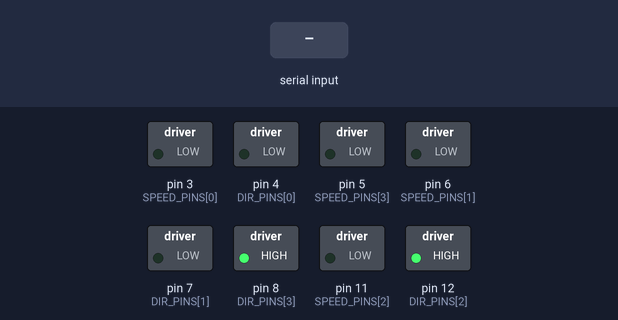
Recording of a sketch running on a simulated Arduino Uno, built with avr-gcc and run on an emulated ATmega328P. Parts: switched loads named in the sketch (green lamp = pin HIGH). The inputs (shaded band) are chosen by the test bench. What the sketch prints to the serial monitor is not drawn.

Above: at 1.2 s.
1.3 s: "90;45;200\n" received over Serial
At 1.7 s:
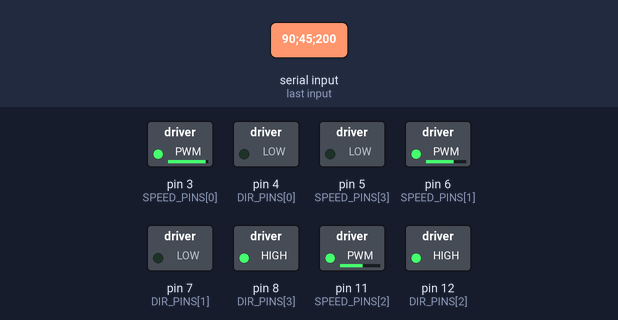
2.8 s: "30;150;10\n" received over Serial
At 4.0 s:
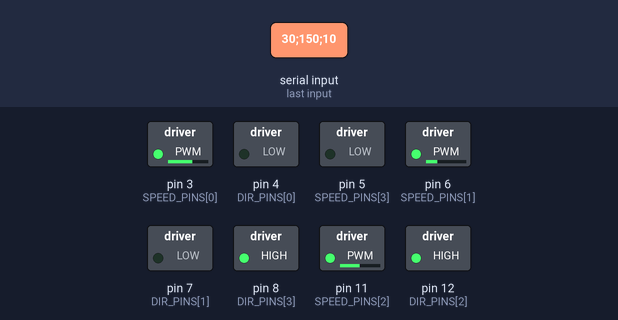
4.3 s: "90;45\n" received over Serial
At 5.0 s:
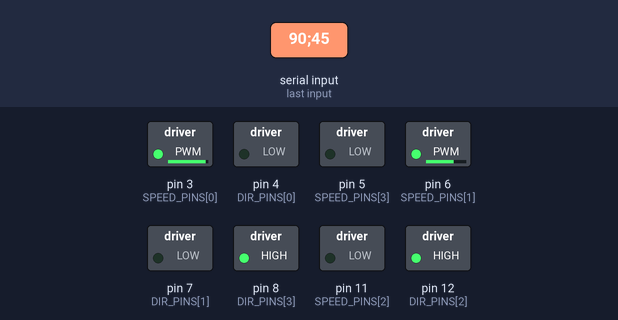
5.8 s: "30;150\n" received over Serial
At 6.2 s:
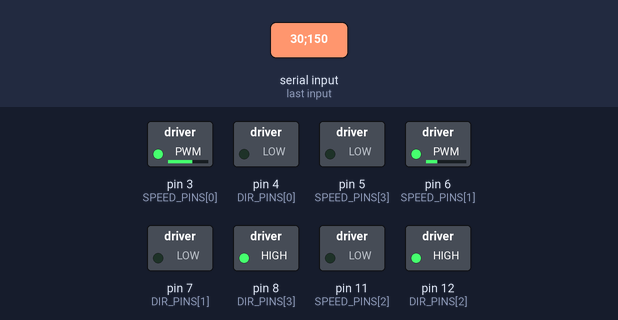
7.3 s: "5\n" received over Serial
At 8.3 s:
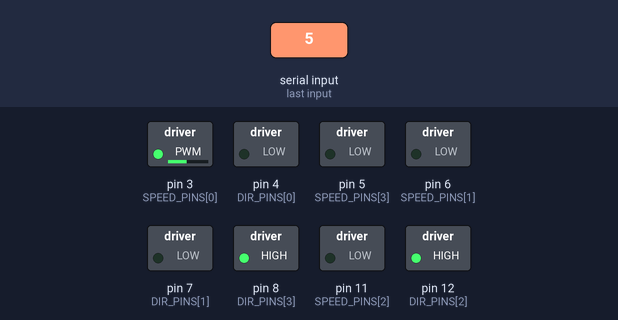
8.8 s: "90\n" received over Serial
At 9.5 s:
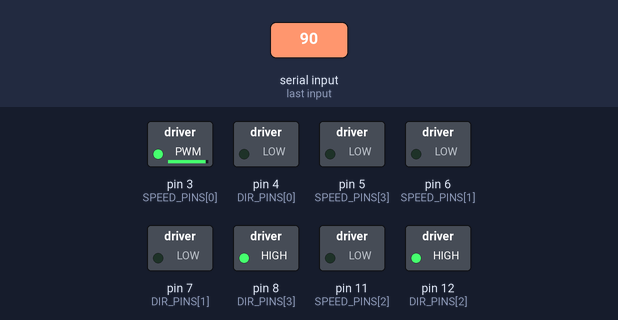
Timing chart, 0 to 11.3 s (numbered marks = the images above; inputs shaded):
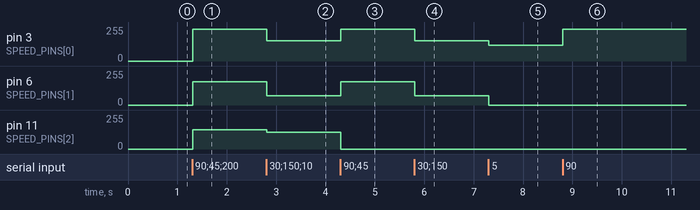

Measured:
- after the input at 1.3 s, pin 3 (SPEED_PINS[0]): 0/255 → 240/255 at once; pin 6 (SPEED_PINS[1]): 0/255 → 175/255 at once; pin 11 (SPEED_PINS[2]): 0/255 → 144/255 at once
- after the input at 2.8 s, pin 3 (SPEED_PINS[0]): 240/255 → 153/255 at once; pin 6 (SPEED_PINS[1]): 175/255 → 71/255 at once; pin 11 (SPEED_PINS[2]): 144/255 → 124/255 at once
- after the input at 4.3 s, pin 3 (SPEED_PINS[0]): 153/255 → 240/255 at once; pin 6 (SPEED_PINS[1]): 71/255 → 175/255 at once; pin 11 (SPEED_PINS[2]): 124/255 → 0/255 at once
- after the input at 5.8 s, pin 3 (SPEED_PINS[0]): 240/255 → 153/255 at once; pin 6 (SPEED_PINS[1]): 175/255 → 71/255 at once
- after the input at 7.3 s, pin 3 (SPEED_PINS[0]): 153/255 → 117/255 at once; pin 6 (SPEED_PINS[1]): 71/255 → 0/255 at once
- after the input at 8.8 s, pin 3 (SPEED_PINS[0]): 117/255 → 240/255 at once

The sketch:

Arduino.ino
```cpp
// #define DEBUG

const int SPEED_PINS[4] = {3,6, 11, 5 };  // PWM
const int DIR_PINS[4]   = {4,7, 12, 8 };  // Kierunek

const byte MAX_LEN = 32;
char inputBuffer[MAX_LEN];
byte index = 0;
bool messageReady = false;

void setup() {
  for (int i = 0; i < 4; i++) {
    pinMode(SPEED_PINS[i], OUTPUT);
    pinMode(DIR_PINS[i], OUTPUT);
  }
  Serial.begin(9600);
  Serial.println("<Arduino is ready>");

  // Ustawienie początkowe: wszystkie silniki na 0
  parseAndMoveMotors((char*)"0;0;0;0");
}

char calculateSpeed(int speed) {
  if (speed == 0) return 0;
  return 110 + ((double)speed / 100.0) * 145.0;
}

void moveMotor(int motorIndex, int speed) {
  bool direction = (speed < 0);
  if (motorIndex >= 2)
    direction = !direction;

  #ifdef DEBUG
  Serial.print("motor index: ");
    Serial.println(motorIndex);
  Serial.print("direction: ");
    Serial.println(direction);
    Serial.print("speed: ");
    Serial.println(speed);
  #endif
  char pwmSpeed = calculateSpeed(abs(speed));
  digitalWrite(DIR_PINS[motorIndex], direction);
  analogWrite(SPEED_PINS[motorIndex], pwmSpeed);
}

void parseAndMoveMotors(char* data) {
  int i = 0;
  char* token = strtok(data, ";");

  while (i < 4) {
    int value = token != NULL ? atoi(token) : 0;
    moveMotor(i++, value);
    token = strtok(NULL, ";");
  }
}

void loop() {
  // Szybki odczyt danych z Serial
  while (Serial.available() > 0 && !messageReady) {
    char c = Serial.read();

    #ifdef DEBUG
    Serial.print("Znak: ");
    if (c == '\n') {
      Serial.println("<newline>");
    } else {
      Serial.println(c);
    }
    #endif

    if (c == '\n') {
      inputBuffer[index] = '\0';
      messageReady = true;
    } else if (index < MAX_LEN - 1) {
      inputBuffer[index++] = c;
    } else {
      // Bufor przepełniony – reset
      index = 0;
    }
  }

  // Przetwarzanie danych
  if (messageReady) {
    #ifdef DEBUG
    Serial.print("Odebrano: ");
    Serial.println(inputBuffer);
    #endif

    parseAndMoveMotors(inputBuffer);
    index = 0;
    messageReady = false;
  }
}
```
